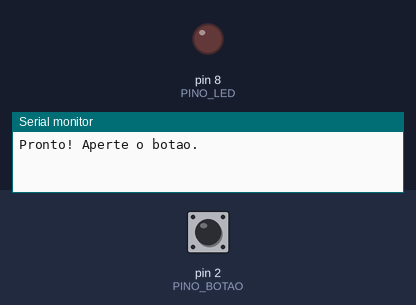
This program was run on a simulated Arduino Uno, built with avr-gcc and run on an emulated ATmega328P. Shown: output pins drawn as LEDs (lit = HIGH), the last lines printed to the serial monitor. The inputs (shaded band) are chosen by the test bench; at power-on: pin 2 (PINO_BOTAO) HIGH.

Above: at 1.2 s.
1.3 s: pin 2 (PINO_BOTAO) pulled LOW for 0.15 s
At 2.1 s:
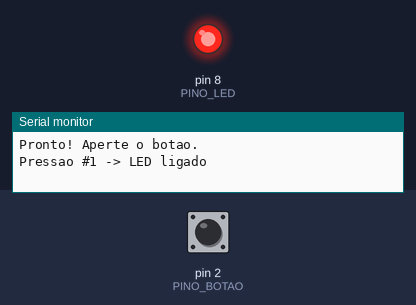
2.9 s: pin 2 (PINO_BOTAO) pulled LOW for 1 s
At 3.2 s:
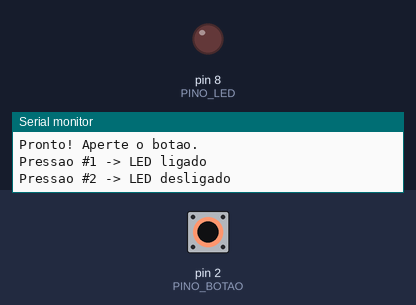
5.4 s: pin 2 (PINO_BOTAO) pulled LOW for 3.2 s
At 6.4 s:
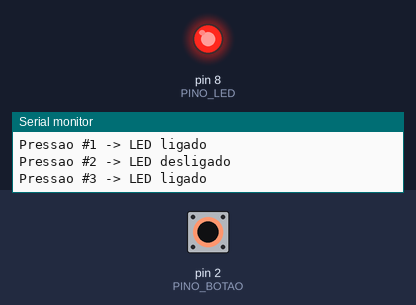
Timing chart, 0 to 8.4 s (numbered marks = the images above; inputs shaded):
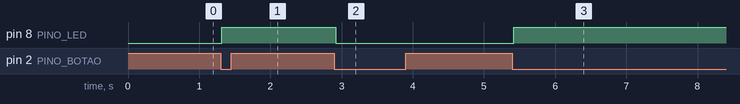

The program:

main.cpp
```cpp
#include <Arduino.h>

// Projeto 02 - Botao + LED (Arduino Uno)
// Botao no pino D2 com INPUT_PULLUP: solto = HIGH, pressionado = LOW.
// LED no pino D8 via resistor de 220 ohms.
// Comportamento: alterna o LED a cada pressao (toggle), com debounce.

const uint8_t PINO_BOTAO = 2;
const uint8_t PINO_LED = 8;
const unsigned long DEBOUNCE_MS = 20;

bool ledLigado = false;
bool leituraAnterior = HIGH;   // ultima leitura bruta do pino
bool estadoEstavel = HIGH;     // estado aceito depois do debounce
unsigned long ultimaMudanca = 0;
unsigned int contagem = 0;

void setup() {
  pinMode(PINO_BOTAO, INPUT_PULLUP);  // resistor de pull-up interno
  pinMode(PINO_LED, OUTPUT);
  Serial.begin(9600);
  Serial.println("Pronto! Aperte o botao.");
}

void loop() {
  bool leitura = digitalRead(PINO_BOTAO);

  // Qualquer mudanca na leitura reinicia a contagem do debounce.
  if (leitura != leituraAnterior) {
    ultimaMudanca = millis();
    leituraAnterior = leitura;
  }

  // So aceita o novo estado se ele ficou estavel por DEBOUNCE_MS.
  if ((millis() - ultimaMudanca) >= DEBOUNCE_MS && leitura != estadoEstavel) {
    estadoEstavel = leitura;

    if (estadoEstavel == LOW) {  // so reage ao aperto, nao a soltura
      ledLigado = !ledLigado;
      digitalWrite(PINO_LED, ledLigado);
      contagem++;
      Serial.print("Pressao #");
      Serial.print(contagem);
      Serial.println(ledLigado ? " -> LED ligado" : " -> LED desligado");
    }
  }
}
```

Measured:
- after the input at 1.3 s, pin 8 (PINO_LED): LOW → HIGH at once
- after the input at 2.9 s, pin 8 (PINO_LED): HIGH → LOW at once
- after the input at 5.4 s, pin 8 (PINO_LED): LOW → HIGH at once
